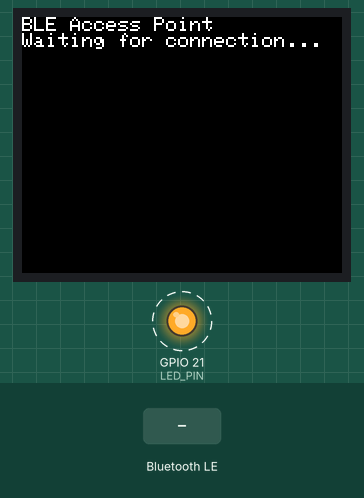
Recording of a sketch running on a simulated ESP32. Shown: 160×128 colour display, output pins drawn as LEDs (lit = HIGH). Dashed ring = blinking. Inputs (shaded band) come from the test bench. Nothing arrives over Bluetooth unless stated; a phone connects over Bluetooth LE 3 s after start; what the sketch prints to the serial monitor is not drawn.

Above: at 1.35 s.
1.4 s: Bluetooth LE write "1" received
At 3.4 s:
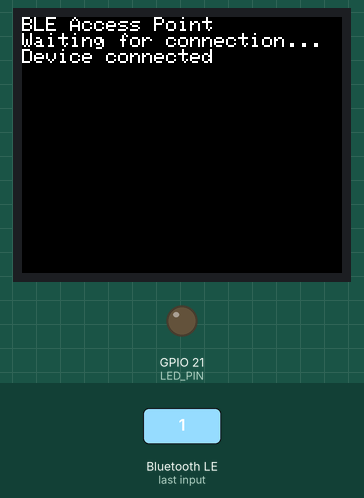
3.6 s: Bluetooth LE write "0" received
At 4.9 s:
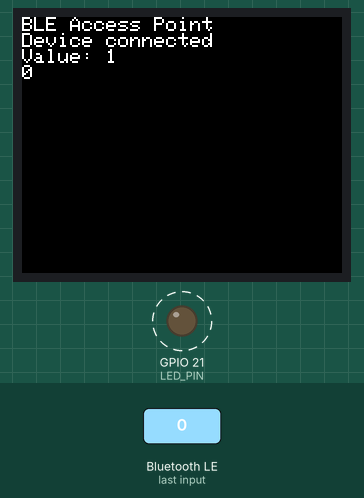
Timing chart, 0 to 12.6 s (numbered marks = the images above; inputs shaded):
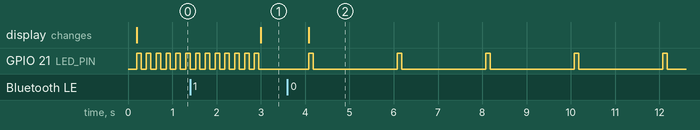

The sketch:

BLeSendDataShowDisp.ino
```cpp
#include <BLEDevice.h>
#include <BLEServer.h>
#include <BLEUtils.h>
#include <BLE2902.h>
#include <SPI.h>
#include <Adafruit_GFX.h>
#include <Adafruit_ST7735.h>

// BLE settings
BLEServer* pServer = nullptr;
BLECharacteristic* pCharacteristic = nullptr;
bool deviceConnected = false;
bool displayUpdated = false;
uint32_t value = 0;
String receivedText = "";

// UUIDs for the service and characteristic
#define SERVICE_UUID        "4fafc201-1fb5-459e-8fcc-c5c9c331914b"
#define CHARACTERISTIC_UUID "beb5483e-36e1-4688-b7f5-ea07361b26a8"

// TFT display settings
#define TFT_CS     5
#define TFT_RST    4
#define TFT_DC     2
Adafruit_ST7735 tft = Adafruit_ST7735(TFT_CS, TFT_DC, TFT_RST);

// LED settings
#define LED_PIN 21

void displayReceivedText(String text) {
  tft.fillScreen(ST77XX_BLACK);
  tft.setCursor(0, 0);
  tft.setTextSize(1);
  tft.println("Received Text:");
  tft.println(text);
}

class MyServerCallbacks : public BLEServerCallbacks {
  void onConnect(BLEServer* pServer) {
    deviceConnected = true;
    displayUpdated = false;  // Flag to indicate display update required
    Serial.println("Device connected");
    tft.println("Device connected");
  };

  void onDisconnect(BLEServer* pServer) {
    deviceConnected = false;
    Serial.println("Device disconnected");
    pServer->startAdvertising(); // Restart advertising
    displayUpdated = false;  // Flag to indicate display update required
  }
};

class MyCallbacks : public BLECharacteristicCallbacks {
  void onWrite(BLECharacteristic *pCharacteristic) {
    String value = pCharacteristic->getValue();
    if (value.length() > 0) {
      receivedText = String(value); // Convert std::string to String
      Serial.println("Received Value: " + receivedText);
      displayUpdated = true;  // Set flag to update display
    }
  }
};

void setup() {
  Serial.begin(115200);

  // Initialize BLE
  BLEDevice::init("ESP32_BLE");
  pServer = BLEDevice::createServer();
  pServer->setCallbacks(new MyServerCallbacks());

  // Create the BLE Service
  BLEService *pService = pServer->createService(SERVICE_UUID);

  // Create a BLE Characteristic
  pCharacteristic = pService->createCharacteristic(
                      CHARACTERISTIC_UUID,
                      BLECharacteristic::PROPERTY_READ |
                      BLECharacteristic::PROPERTY_WRITE |
                      BLECharacteristic::PROPERTY_NOTIFY
                    );

  // Add the callback to handle writes
  pCharacteristic->setCallbacks(new MyCallbacks());

  // Create a BLE Descriptor
  pCharacteristic->addDescriptor(new BLE2902());

  // Start the service
  pService->start();

  // Start advertising
  pServer->getAdvertising()->start();
  Serial.println("Waiting for a client connection to notify...");

  // Initialize TFT display
  tft.initR(INITR_BLACKTAB);  // Initialize using ST7735R chip, black tab
  tft.setRotation(1);         // Adjust rotation if needed (0, 1, 2, 3)
  tft.fillScreen(ST77XX_BLACK);
  tft.setTextColor(ST77XX_WHITE);
  tft.setTextSize(1);

  tft.setCursor(0, 0);
  tft.println("BLE Access Point");
  tft.println("Waiting for connection...");

  // Initialize LED pin
  pinMode(LED_PIN, OUTPUT);
}

void loop() {
  if (deviceConnected) {
    // Notify client with the current value
    pCharacteristic->setValue((uint8_t*)&value, 4);
    pCharacteristic->notify();
    value++;
    delay(1000); // Send notification every second

    if (displayUpdated) {
      tft.fillScreen(ST77XX_BLACK);
      tft.setCursor(0, 0);
      tft.println("BLE Access Point");
      tft.println("Device connected");
      tft.print("Value: ");
      tft.println(value);
      tft.println(receivedText);
      displayUpdated = false; // Reset the flag after updating the display
    }

    // Heartbeat-like LED blinking
    digitalWrite(LED_PIN, HIGH);
    delay(100); // LED on for 100ms
    digitalWrite(LED_PIN, LOW);
    delay(900); // LED off for 900ms
  } else {
    tft.fillScreen(ST77XX_BLACK);
    tft.setCursor(0, 0);
    tft.println("BLE Access Point");
    tft.println("Waiting for connection...");

    // Fast LED blinking
    digitalWrite(LED_PIN, HIGH);
    delay(100); // LED on for 100ms
    digitalWrite(LED_PIN, LOW);
    delay(100); // LED off for 100ms
  }
}
```

Measured:
- after the input at 3.6 s, the display: changes after 0.48 s (image 2)
- by itself, GPIO 21 (LED_PIN): alternates HIGH for 0.10 s and LOW for 1.9 s
